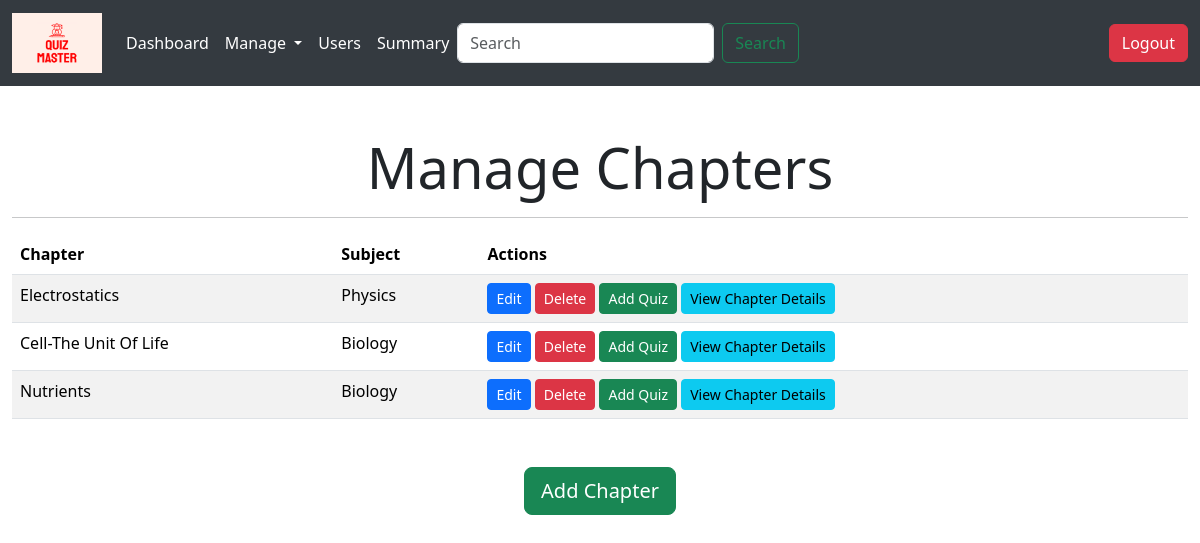
/manage_chapters (signed in), run on an earlier commit of the app's database.
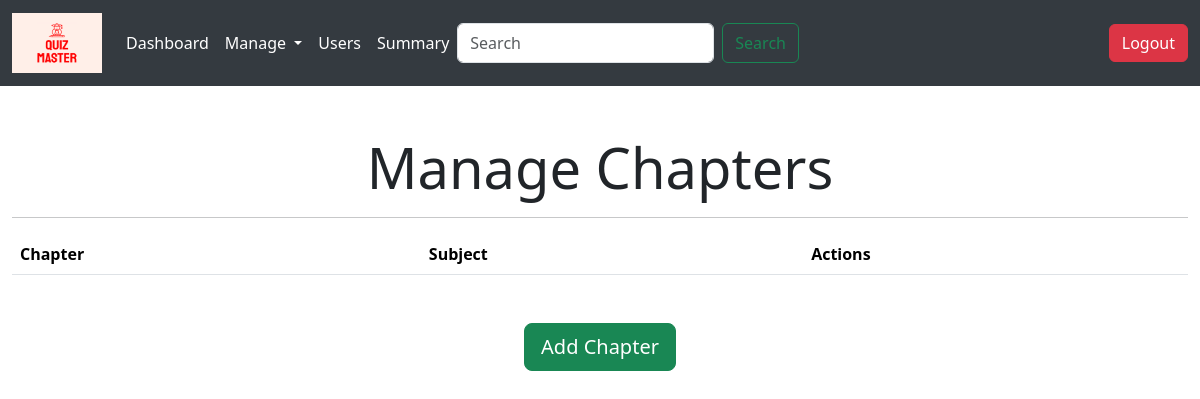
And on a later commit of the database.
### controller/models.py (models this page shows)
class Chapter(db.Model):
    id = db.Column(db.Integer, primary_key = True, autoincrement = True)
    subject_id = db.Column(db.Integer, db.ForeignKey('subject.id'), nullable = False)
    name = db.Column(db.String(128), unique = True, nullable = False)
    description = db.Column(db.Text)
    quizzes = db.relationship('Quiz', backref = 'chapter', lazy = True)

class Subject(db.Model):
    id = db.Column(db.Integer,primary_key = True, autoincrement = True)
    name = db.Column(db.String(128), unique = True, nullable = False)
    description = db.Column(db.Text)
    chapters = db.relationship('Chapter', backref = 'subject', lazy = True)

### controller/admin_routes.py (the view)
@app.route('/manage_chapters')
@login_required
def manage_chapters():
    if current_user.role != 'admin':
        flash('You are not authorized to view this page!', 'danger')
        return redirect(url_for('home'))
    chapters = Chapter.query.all()
    subjects = Subject.query.all()
    return render_template('manage_chapters.html', chapters=chapters, subjects=subjects)

### controller/authorization_routes.py (called while the page is built)
@login_manager.user_loader
def load_user(user_id):
    return User.query.get(int(user_id))

### templates/manage_chapters.html (shortened to what this page needs)
{% extends 'base.html' %}
{% block content %}
  <div class="container-fluid mt-5">
    <h1 class="display-4 text-center">Manage Chapters</h1>
    <hr>
    <div class="table-responsive">
      <table class="table table-striped">
        <thead class="thead-dark">
          <tr>
            <th>Chapter</th>
            <th>Subject</th>
            <th>Actions</th>
          </tr>
        </thead>
        <tbody>
          {% for chapter in chapters %}
            <tr>
              <td>{{ chapter.name }}</td>
              <td>{{ chapter.subject.name }}</td>
              <td>
                <a href="{{ url_for('edit_chapter', chapter_id=chapter.id) }}" class="btn btn-primary btn-sm">Edit</a>
                <a href="{{ url_for('delete_chapter', chapter_id=chapter.id) }}" onclick="return confirm('Are you sure you want to delete?')" class="btn btn-danger btn-sm">Delete</a>
                <a href="{{ url_for('add_quiz', chapter_id=chapter.id) }}" class="btn btn-success btn-sm">Add Quiz</a>
                <a href="{{ url_for('chapter_details', chapter_id=chapter.id) }}" class="btn btn-info btn-sm">View Chapter Details</a>
              </td>
            </tr>
          {% endfor %}
        </tbody>
      </table>
    </div>
    <div class="text-center mt-3">
      <a href="{{ url_for('add_chapter') }}" class="btn btn-success btn-lg mt-3">Add Chapter</a>
    </div>
  </div>
{% endblock %}

What changed in the data, as far as the page shows it:
removed Chapter: name "Electrostatics", subject.name "Physics"
removed Chapter: name "Cell-The Unit Of Life", subject.name "Biology"
removed Chapter: name "Nutrients", subject.name "Biology"
